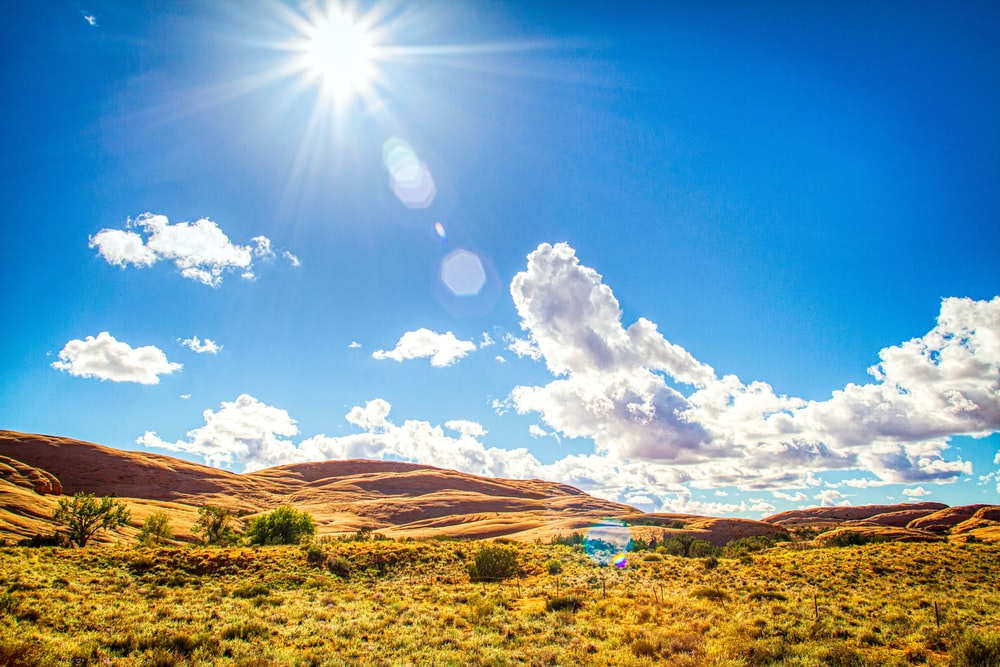
#> input picture pic.jpg, 1000 x 667 px
$ jupyter execute color_identification.ipynb   (shell and % lines are left out)
#> lines starting #> are read from the running program, lines starting #| are printed output that depends on the picture
<a href="https://colab.research.google.com/github/ShashwatDev-IIITBBSR/Color-Identification/blob/main/color_identification.ipynb" target="_parent"></a>

Author- Shashwat Dev

## Color Identification in Images

[cell 1]
import numpy as np
from sklearn.cluster import KMeans
from collections import Counter
import cv2
import seaborn as sns
import matplotlib.pyplot as plt
import os
from skimage.color import rgb2lab, deltaE_cie76

[cell 2]
img = cv2.imread('pic.jpg')
#> img is the input picture: shape (667, 1000, 3); mean B, G, R 168.9, 153.7, 118.8
print("The type of this input is {}".format(type(img)))
#| The type of this input is <class 'numpy.ndarray'>
plt.figure(figsize=(20,8))
plt.imshow(img)

[cell 3]
plt.figure(figsize=(20,8))
img = cv2.cvtColor(img, cv2.COLOR_BGR2RGB)
plt.imshow(img)

[cell 4]
def rgbtohex(color):
    return "#{:02x}{:02x}{:02x}".format(int(color[0]), int(color[1]), int(color[2]))
def get_image(path):
    img = cv2.imread(path)
    img = cv2.cvtColor(img, cv2.COLOR_BGR2RGB)
    return img
def get_colors(image, number_of_colors, show_chart):
#> called with number_of_colors = 10, show_chart = True
    modified_image = cv2.resize(image, (600, 400), interpolation = cv2.INTER_AREA)
    modified_image = modified_image.reshape(modified_image.shape[0]*modified_image.shape[1], 3)
    clf = KMeans(n_clusters = number_of_colors)
    labels = clf.fit_predict(modified_image)
    counts = Counter(labels)
#> counts = 10 items
    center_colors = clf.cluster_centers_
    counts = dict(sorted(counts.items()))
    ordered_colors = [center_colors[i] for i in counts.keys()]
#> ordered_colors = [[138.5, 190.2, 229.5], [157.7, 111.7, 31.47], [2.77, 99, 184.8], [243, 245.1, 241.2], [216.1, 164.7, 61.41], [84.22, 54.66, 22.67], [13.79, 136.9, 217.3], [173.4, 172.8, 185], [85.53, 159.9, 220.9], [197.9, 213.5, 224]]
    explode=(0.1,0.1,0.1,0.1,0.1,0.1,0.1,0.1,0.1,0.1)
    hex = [rgbtohex(ordered_colors[i]) for i in counts.keys()]
#> hex = ['#8abee5', '#9d6f1f', '#0263b8', '#f3f5f1', '#d8a43d', '#543616', '#0d88d9', '#adacb8', '#559fdc', '#c5d5df']
    rgb = [ordered_colors[i] for i in counts.keys()]
#> rgb has the same summary as ordered_colors
    if (show_chart):
        plt.figure(figsize = (10, 10))
        plt.pie(counts.values(),shadow=True,colors = hex, explode= explode,labels = hex)
    return rgb
get_colors(get_image('pic.jpg'), 10, True)
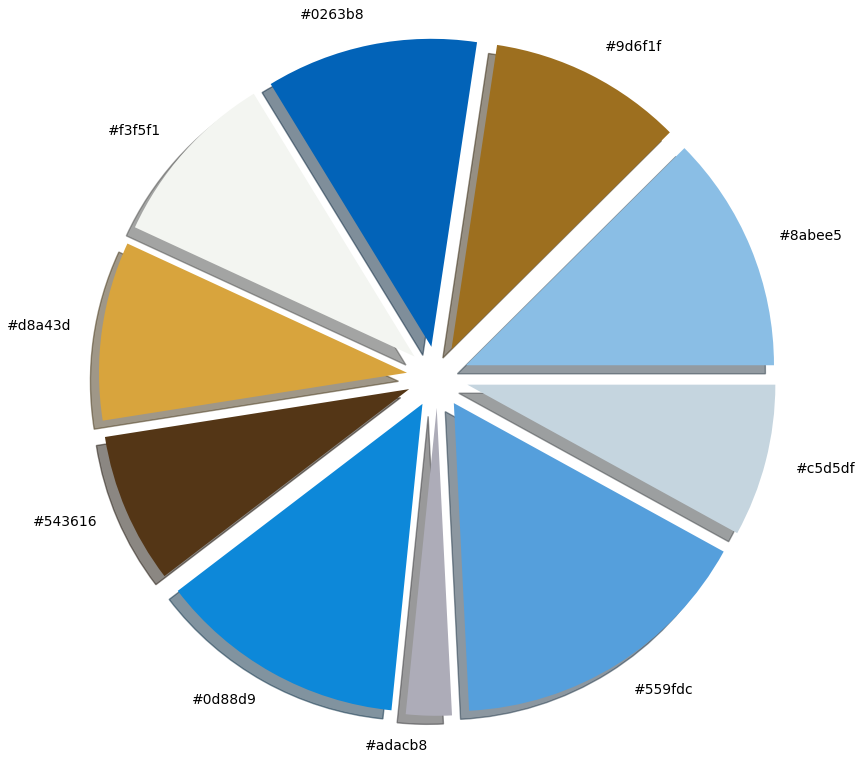
#> figure drawn by matplotlib, 1 panel
